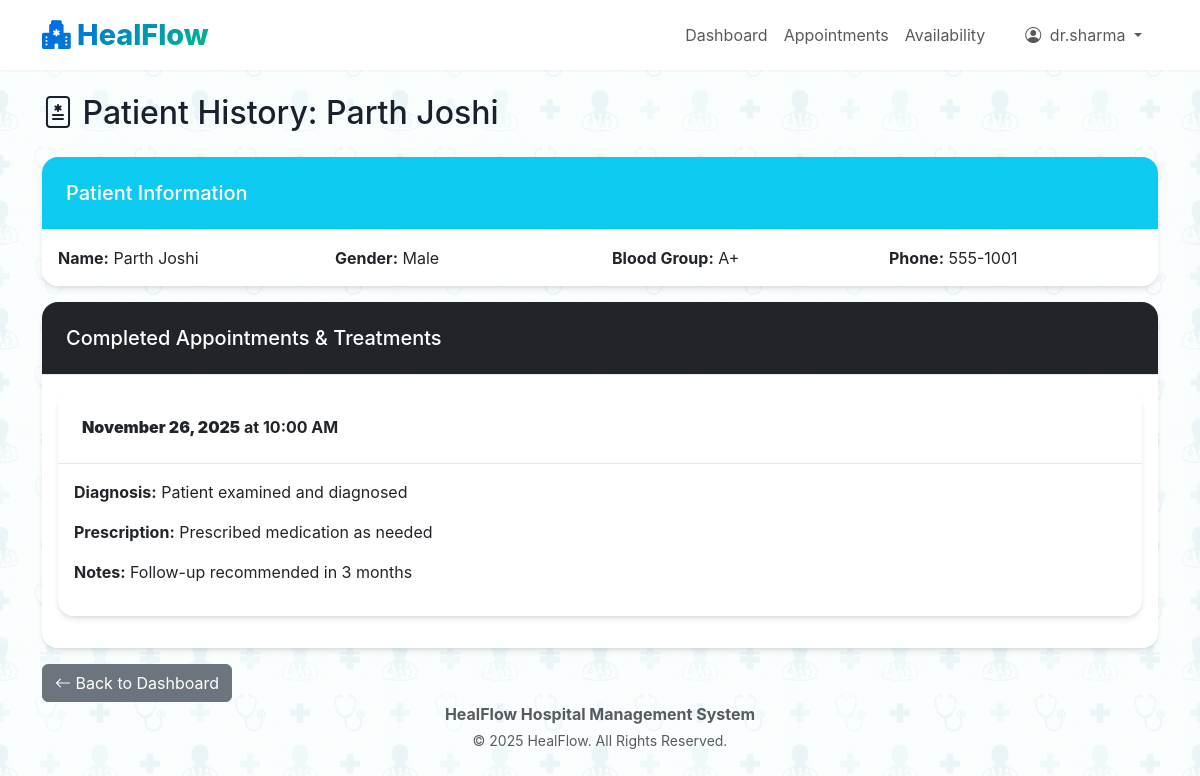
Screenshot of /doctor/patient/1/history (signed in) with the database file from the repository.
### models.py (models this page shows, shortened)
class User(UserMixin, db.Model):
    __tablename__ = 'users'
    id = db.Column(db.Integer, primary_key=True)
    username = db.Column(db.String(80), unique=True, nullable=False)
    email = db.Column(db.String(120), unique=True, nullable=False)
    password_hash = db.Column(db.String(255), nullable=False)
    role = db.Column(db.String(20), nullable=False)
    created_at = db.Column(db.DateTime, default=datetime.utcnow)
    active = db.Column(db.Boolean, default=True)
    doctor = db.relationship('Doctor', backref='user', uselist=False, cascade='all, delete-orphan')
    patient = db.relationship('Patient', backref='user', uselist=False, cascade='all, delete-orphan')

class Patient(db.Model):
    __tablename__ = 'patients'
    id = db.Column(db.Integer, primary_key=True)
    user_id = db.Column(db.Integer, db.ForeignKey('users.id'), nullable=False)
    full_name = db.Column(db.String(120), nullable=False)
    phone = db.Column(db.String(20))
    date_of_birth = db.Column(db.Date)
    gender = db.Column(db.String(10))
    address = db.Column(db.Text)
    blood_group = db.Column(db.String(5))
    created_at = db.Column(db.DateTime, default=datetime.utcnow)
    appointments = db.relationship('Appointment', backref='patient', lazy=True, cascade='all, delete-orphan')
    lab_bookings = db.relationship('LabBooking', backref='patient', lazy=True, cascade='all, delete-orphan')

class Appointment(db.Model):
    __tablename__ = 'appointments'
    id = db.Column(db.Integer, primary_key=True)
    patient_id = db.Column(db.Integer, db.ForeignKey('patients.id'), nullable=False)
    doctor_id = db.Column(db.Integer, db.ForeignKey('doctors.id'), nullable=False)
    appointment_date = db.Column(db.Date, nullable=False)
    appointment_time = db.Column(db.Time, nullable=False)
    status = db.Column(db.String(20), default='Booked')
    reason = db.Column(db.Text)
    created_at = db.Column(db.DateTime, default=datetime.utcnow)
    updated_at = db.Column(db.DateTime, default=datetime.utcnow, onupdate=datetime.utcnow)
    treatment = db.relationship('Treatment', backref='appointment', uselist=False, cascade='all, delete-orphan')

class Treatment(db.Model):
    __tablename__ = 'treatments'
    id = db.Column(db.Integer, primary_key=True)
    appointment_id = db.Column(db.Integer, db.ForeignKey('appointments.id'), nullable=False)
    diagnosis = db.Column(db.Text, nullable=False)
    prescription = db.Column(db.Text)
    notes = db.Column(db.Text)
    created_at = db.Column(db.DateTime, default=datetime.utcnow)

### app.py (the view)
@app.route('/doctor/patient/<int:patient_id>/history')
@login_required
@doctor_required
def doctor_patient_history(patient_id):
    doctor = Doctor.query.filter_by(user_id=current_user.id).first()
    patient = Patient.query.get_or_404(patient_id)
    appointments = Appointment.query.filter_by(
        patient_id=patient_id,
        doctor_id=doctor.id,
        status='Completed'
    ).order_by(Appointment.appointment_date.desc()).all()
    return render_template('doctor/patient_history.html', patient=patient, appointments=appointments)

### app.py (called while the page is built)
@login_manager.user_loader
def load_user(user_id):
    return User.query.get(int(user_id))

def doctor_required(f):
    @wraps(f)
    def decorated_function(*args, **kwargs):
        if not current_user.is_authenticated or current_user.role != 'doctor':
            flash('Access denied. Doctor privileges required.', 'danger')
            return redirect(url_for('index'))
        return f(*args, **kwargs)
    return decorated_function

@app.template_filter('format_date')
def format_date(value):
    if value is None:
        return ''
    return value.strftime('%B %d, %Y')

@app.template_filter('format_time')
def format_time(value):
    if value is None:
        return ''
    return value.strftime('%I:%M %p')

### templates/doctor/patient_history.html (shortened to what this page needs)
{% extends "base.html" %}
{% block content %}
<h2 class="mb-4"><i class="bi bi-file-medical"></i> Patient History: {{ patient.full_name }}</h2>
<div class="card mb-3">
    <div class="card-header bg-info text-white">
        <h5 class="mb-0">Patient Information</h5>
    </div>
    <div class="card-body">
        <div class="row">
            <div class="col-md-3"><strong>Name:</strong> {{ patient.full_name }}</div>
            <div class="col-md-3"><strong>Gender:</strong> {{ patient.gender }}</div>
            <div class="col-md-3"><strong>Blood Group:</strong> {{ patient.blood_group or 'N/A' }}</div>
            <div class="col-md-3"><strong>Phone:</strong> {{ patient.phone }}</div>
        </div>
    </div>
</div>
<div class="card">
    <div class="card-header bg-dark text-white">
        <h5 class="mb-0">Completed Appointments & Treatments</h5>
    </div>
    <div class="card-body">
        {% if appointments %}
        {% for appointment in appointments %}
        <div class="card mb-3">
            <div class="card-header">
                <strong>{{ appointment.appointment_date|format_date }}</strong> at {{ appointment.appointment_time|format_time }}
            </div>
            <div class="card-body">
                {% if appointment.treatment %}
                <p><strong>Diagnosis:</strong> {{ appointment.treatment.diagnosis }}</p>
                <p><strong>Prescription:</strong> {{ appointment.treatment.prescription or 'None' }}</p>
                <p><strong>Notes:</strong> {{ appointment.treatment.notes or 'None' }}</p>
                {% else %}
                <p class="text-muted">No treatment record available.</p>
                {% endif %}
            </div>
        </div>
        {% endfor %}
        {% else %}
        <p class="text-center text-muted">No completed appointments found for this patient.</p>
        {% endif %}
    </div>
</div>
<a href="{{ url_for('doctor_dashboard') }}" class="btn btn-secondary mt-3">
    <i class="bi bi-arrow-left"></i> Back to Dashboard
</a>
{% endblock %}

### templates/base.html (shortened to what this page needs)
<!DOCTYPE html>
<html lang="en">
<head>
    <link href="https://cdn.jsdelivr.net/npm/bootstrap@5.3.0/dist/css/bootstrap.min.css" rel="stylesheet">
    <link rel="stylesheet" href="https://cdn.jsdelivr.net/npm/bootstrap-icons@1.10.0/font/bootstrap-icons.css">
    <link rel="stylesheet" href="{{ url_for('static', filename='css/style.css') }}">
</head>
<body>
    {% if current_user.is_authenticated %}
    <nav class="navbar navbar-expand-lg navbar-light sticky-top">
        <div class="container">
            <a class="navbar-brand" href="{{ url_for('index') }}">
                <i class="bi bi-hospital-fill"></i> HealFlow
            </a>
            <div class="collapse navbar-collapse" id="navbarNav">
                <ul class="navbar-nav ms-auto align-items-center">
                    {% if current_user.role == 'admin' %}
                    <li class="nav-item">
                        <a class="nav-link" href="{{ url_for('admin_dashboard') }}">Dashboard</a>
                    </li>
                    <li class="nav-item">
                        <a class="nav-link" href="{{ url_for('admin_departments') }}">Departments</a>
                    </li>
                    <li class="nav-item">
                        <a class="nav-link" href="{{ url_for('admin_doctors') }}">Doctors</a>
                    </li>
                    <li class="nav-item">
                        <a class="nav-link" href="{{ url_for('admin_patients') }}">Patients</a>
                    </li>
                    <li class="nav-item">
                        <a class="nav-link" href="{{ url_for('admin_appointments') }}">Appointments</a>
                    </li>
                    {% elif current_user.role == 'doctor' %}
                    <li class="nav-item">
                        <a class="nav-link" href="{{ url_for('doctor_dashboard') }}">Dashboard</a>
                    </li>
                    <li class="nav-item">
                        <a class="nav-link" href="{{ url_for('doctor_appointments') }}">Appointments</a>
                    </li>
                    <li class="nav-item">
                        <a class="nav-link" href="{{ url_for('doctor_availability') }}">Availability</a>
                    </li>
                    {% endif %}
                    <li class="nav-item dropdown ms-3">
                        <a class="nav-link dropdown-toggle btn btn-outline-primary px-3 py-1" href="#" role="button"
                            data-bs-toggle="dropdown">
                            <i class="bi bi-person-circle me-1"></i> {{ current_user.username }}
                        </a>
                    </li>
                </ul>
            </div>
        </div>
    </nav>
    {% endif %}
    <div class="container mt-4">
        {% block content %}{% endblock %}
    </div>
    <footer class="text-center text-muted">
        <div class="container">
            <div class="row">
                <div class="col-md-12">
                    <p class="mb-1">
                        <strong>HealFlow Hospital Management System</strong>
                    </p>
                    <p class="small mb-0">
                        &copy; 2025 HealFlow. All Rights Reserved.
                    </p>
                </div>
            </div>
        </div>
    </footer>
</body>
</html>

### static/css/style.css (style rules this page uses)
:root { --primary-color: #0061f2; --primary-gradient: linear-gradient(135deg, #0061f2 0%, #00ba88 100%); --secondary-gradient: linear-gradient(135deg, #6900c7 0%, #00e0ff 100%); --accent-gradient: linear-gradient(135deg, #00ba88 0%, #00e0ff 100%); --surface-color: #ffffff; --text-primary: #1a202c; --text-secondary: #718096; --border-color: #e2e8f0; --shadow-sm: 0 1px 2px 0 rgba(0, 0, 0, 0.05); --shadow-md: 0 4px 6px -1px rgba(0, 0, 0, 0.1), 0 2px 4px -1px rgba(0, 0, 0, 0.06); --shadow-lg: 0 10px 15px -3px rgba(0, 0, 0, 0.1), 0 4px 6px -2px rgba(0, 0, 0, 0.05); --glass-bg: rgba(255, 255, 255, 0.95); }
body { min-height: 100vh; display: flex; flex-direction: column; background-color: #f8fafc; background-image: url('../images/bg.png'); background-repeat: repeat; background-size: 400px; background-attachment: fixed; font-family: 'Inter', 'Segoe UI', sans-serif; color: var(--text-primary); }
.navbar { background: var(--glass-bg); backdrop-filter: blur(10px); border-bottom: 1px solid rgba(255, 255, 255, 0.3); box-shadow: var(--shadow-sm); }
.navbar-brand { font-weight: 800; background: var(--primary-gradient); background-clip: text; -webkit-background-clip: text; -webkit-text-fill-color: transparent; color: transparent; font-size: 1.8rem; }
.card { border: none; border-radius: 16px; background: var(--glass-bg); box-shadow: var(--shadow-md); transition: all 0.3s cubic-bezier(0.4, 0, 0.2, 1); overflow: hidden; }
.card-header { background: transparent; border-bottom: 1px solid var(--border-color); padding: 1.5rem; font-weight: 700; }

### rows the page displays
User: username "dr.sharma"
Patient: full_name "Parth Joshi", gender "Male", blood_group "A+", phone "555-1001"
Appointment: appointment_date "November 26, 2025", appointment_time "10:00 AM", treatment.diagnosis "Patient examined and diagnosed", treatment "Prescribed medication as needed", treatment "Follow-up recommended in 3 months"
